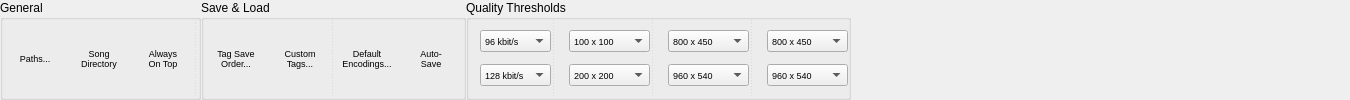
  <widget class="QWidget" name="optionsTab">
   <attribute name="title">
    <string>&amp;Options</string>
   </attribute>
   <layout class="QHBoxLayout" name="horizontalLayout_6">
    <property name="spacing">
     <number>0</number>
    </property>
    <property name="leftMargin">
     <number>0</number>
    </property>
    <property name="topMargin">
     <number>0</number>
    </property>
    <property name="rightMargin">
     <number>0</number>
    </property>
    <property name="bottomMargin">
     <number>0</number>
    </property>
    <item>
     <widget class="QGroupBox" name="groupBox_2">
      <property name="minimumSize">
       <size>
        <width>0</width>
        <height>0</height>
       </size>
      </property>
      <property name="title">
       <string>General</string>
      </property>
      <layout class="QHBoxLayout" name="horizontalLayout_4">
       <property name="spacing">
        <number>0</number>
       </property>
       <property name="leftMargin">
        <number>0</number>
       </property>
       <property name="topMargin">
        <number>0</number>
       </property>
       <property name="rightMargin">
        <number>0</number>
       </property>
       <property name="bottomMargin">
        <number>0</number>
       </property>
       <item>
        <widget class="QToolButton" name="pathsBtn">
         <property name="sizePolicy">
          <sizepolicy hsizetype="Preferred" vsizetype="Preferred">
           <horstretch>0</horstretch>
           <verstretch>0</verstretch>
          </sizepolicy>
         </property>
         <property name="minimumSize">
          <size>
           <width>64</width>
           <height>0</height>
          </size>
         </property>
         <property name="font">
          <font>
           <pointsize>7</pointsize>
          </font>
         </property>
         <property name="toolTip">
          <string>Setup all necessary paths to ensure full application functionality.</string>
         </property>
         <property name="text">
          <string>Paths...</string>
         </property>
         <property name="icon">
          <iconset resource="../resources/UltraStar-Manager.qrc">
           <normaloff>:/types/folder_go.png</normaloff>:/types/folder_go.png</iconset>
         </property>
         <property name="toolButtonStyle">
          <enum>Qt::ToolButtonTextUnderIcon</enum>
         </property>
         <property name="autoRaise">
          <bool>true</bool>
         </property>
        </widget>
       </item>
       <item>
        <widget class="QToolButton" name="baseDirBtn">
         <property name="sizePolicy">
          <sizepolicy hsizetype="Minimum" vsizetype="Preferred">
           <horstretch>0</horstretch>
           <verstretch>0</verstretch>
          </sizepolicy>
         </property>
         <property name="minimumSize">
          <size>
           <width>64</width>
           <height>0</height>
          </size>
         </property>
         <property name="font">
          <font>
           <pointsize>7</pointsize>
          </font>
         </property>
         <property name="text">
          <string>Song
Directory</string>
         </property>
         <property name="icon">
          <iconset resource="../resources/UltraStar-Manager.qrc">
           <normaloff>:/control/folder_note.png</normaloff>:/control/folder_note.png</iconset>
         </property>
         <property name="popupMode">
          <enum>QToolButton::InstantPopup</enum>
         </property>
         <property name="toolButtonStyle">
          <enum>Qt::ToolButtonTextUnderIcon</enum>
         </property>
         <property name="autoRaise">
          <bool>true</bool>
         </property>
        </widget>
       </item>
       <item>
        <widget class="QToolButton" name="onTopChk">
         <property name="sizePolicy">
          <sizepolicy hsizetype="Minimum" vsizetype="Preferred">
           <horstretch>0</horstretch>
           <verstretch>0</verstretch>
          </sizepolicy>
         </property>
         <property name="minimumSize">
          <size>
           <width>64</width>
           <height>0</height>
          </size>
         </property>
         <property name="font">
          <font>
           <pointsize>7</pointsize>
          </font>
         </property>
         <property name="toolTip">
          <string>Let no other window overlap this application.</string>
         </property>
         <property name="text">
          <string>Always
On Top</string>
         </property>
         <property name="icon">
          <iconset resource="../resources/UltraStar-Manager.qrc">
           <normaloff>:/control/applications-blue.png</normaloff>:/control/applications-blue.png</iconset>
         </property>
         <property name="checkable">
          <bool>true</bool>
         </property>
         <property name="toolButtonStyle">
          <enum>Qt::ToolButtonTextUnderIcon</enum>
         </property>
         <property name="autoRaise">
          <bool>true</bool>
         </property>
        </widget>
       </item>
       <item>
        <widget class="Line" name="line_5">
         <property name="styleSheet">
          <string>border: 0;
border-left-width: 1px;
border-left-style: dotted;
border-left-color: #C2C7CB;</string>
         </property>
         <property name="orientation">
          <enum>Qt::Vertical</enum>
         </property>
        </widget>
       </item>
      </layout>
     </widget>
    </item>
    <item>
     <widget class="QGroupBox" name="groupBox_3">
      <property name="minimumSize">
       <size>
        <width>0</width>
        <height>0</height>
       </size>
      </property>
      <property name="title">
       <string>Save &amp;&amp; Load</string>
      </property>
      <layout class="QHBoxLayout" name="horizontalLayout_5">
       <property name="spacing">
        <number>0</number>
       </property>
       <property name="leftMargin">
        <number>0</number>
       </property>
       <property name="topMargin">
        <number>0</number>
       </property>
       <property name="rightMargin">
        <number>0</number>
       </property>
       <property name="bottomMargin">
        <number>0</number>
       </property>
       <item>
        <widget class="QToolButton" name="tagSaveOrder">
         <property name="sizePolicy">
          <sizepolicy hsizetype="Preferred" vsizetype="Preferred">
           <horstretch>0</horstretch>
           <verstretch>0</verstretch>
          </sizepolicy>
         </property>
         <property name="minimumSize">
          <size>
           <width>64</width>
           <height>0</height>
          </size>
         </property>
         <property name="font">
          <font>
           <pointsize>7</pointsize>
          </font>
         </property>
         <property name="toolTip">
          <string>Specify the order in which tags will be saved into the song file.</string>
         </property>
         <property name="text">
          <string>Tag Save
Order...</string>
         </property>
         <property name="icon">
          <iconset resource="../resources/UltraStar-Manager.qrc">
           <normaloff>:/control/tag_disk.png</normaloff>:/control/tag_disk.png</iconset>
         </property>
         <property name="toolButtonStyle">
          <enum>Qt::ToolButtonTextUnderIcon</enum>
         </property>
         <property name="autoRaise">
          <bool>true</bool>
         </property>
        </widget>
       </item>
       <item>
        <widget class="QToolButton" name="customTagsBtn">
         <property name="sizePolicy">
          <sizepolicy hsizetype="Preferred" vsizetype="Preferred">
           <horstretch>0</horstretch>
           <verstretch>0</verstretch>
          </sizepolicy>
         </property>
         <property name="minimumSize">
          <size>
           <width>64</width>
           <height>0</height>
          </size>
         </property>
         <property name="font">
          <font>
           <pointsize>7</pointsize>
          </font>
         </property>
         <property name="toolTip">
          <string>Define your own tags here.</string>
         </property>
         <property name="text">
          <string>Custom
Tags...</string>
         </property>
         <property name="icon">
          <iconset resource="../resources/UltraStar-Manager.qrc">
           <normaloff>:/control/tag_custom.png</normaloff>:/control/tag_custom.png</iconset>
         </property>
         <property name="toolButtonStyle">
          <enum>Qt::ToolButtonTextUnderIcon</enum>
         </property>
         <property name="autoRaise">
          <bool>true</bool>
         </property>
        </widget>
       </item>
       <item>
        <widget class="Line" name="line_4">
         <property name="styleSheet">
          <string>border: 0;
border-left-width: 1px;
border-left-style: dotted;
border-left-color: #C2C7CB;</string>
         </property>
         <property name="frameShadow">
          <enum>QFrame::Plain</enum>
         </property>
         <property name="orientation">
          <enum>Qt::Vertical</enum>
         </property>
        </widget>
       </item>
       <item>
        <widget class="QToolButton" name="defaultEncodingsBtn">
         <property name="sizePolicy">
          <sizepolicy hsizetype="Preferred" vsizetype="Preferred">
           <horstretch>0</horstretch>
           <verstretch>0</verstretch>
          </sizepolicy>
         </property>
         <property name="minimumSize">
          <size>
           <width>64</width>
           <height>0</height>
          </size>
         </property>
         <property name="font">
          <font>
           <pointsize>7</pointsize>
          </font>
         </property>
         <property name="toolTip">
          <string>Specify the default input and output encodings of song files.</string>
         </property>
         <property name="text">
          <string>Default
Encodings...</string>
         </property>
         <property name="icon">
          <iconset resource="../resources/UltraStar-Manager.qrc">
           <normaloff>:/control/encoding.png</normaloff>:/control/encoding.png</iconset>
         </property>
         <property name="popupMode">
          <enum>QToolButton::InstantPopup</enum>
         </property>
         <property name="toolButtonStyle">
          <enum>Qt::ToolButtonTextUnderIcon</enum>
         </property>
         <property name="autoRaise">
          <bool>true</bool>
         </property>
        </widget>
       </item>
       <item>
        <widget class="QToolButton" name="autoSaveBtn">
         <property name="sizePolicy">
          <sizepolicy hsizetype="Preferred" vsizetype="Preferred">
           <horstretch>0</horstretch>
           <verstretch>0</verstretch>
          </sizepolicy>
         </property>
         <property name="minimumSize">
          <size>
           <width>64</width>
           <height>0</height>
          </size>
         </property>
         <property name="font">
          <font>
           <pointsize>7</pointsize>
          </font>
         </property>
         <property name="toolTip">
          <string>Always save a song after each change.</string>
         </property>
         <property name="text">
          <string>Auto-
Save</string>
         </property>
         <property name="icon">
          <iconset resource="../resources/UltraStar-Manager.qrc">
           <normaloff>:/control/auto_save.png</normaloff>:/control/auto_save.png</iconset>
         </property>
         <property name="checkable">
          <bool>true</bool>
         </property>
         <property name="checked">
          <bool>false</bool>
         </property>
         <property name="toolButtonStyle">
          <enum>Qt::ToolButtonTextUnderIcon</enum>
         </property>
         <property name="autoRaise">
          <bool>true</bool>
         </property>
        </widget>
       </item>
      </layout>
     </widget>
    </item>
    <item>
     <widget class="QGroupBox" name="groupBox_14">
      <property name="minimumSize">
       <size>
        <width>0</width>
        <height>0</height>
       </size>
      </property>
      <property name="title">
       <string>Quality Thresholds</string>
      </property>
      <layout class="QHBoxLayout" name="horizontalLayout_21">
       <property name="spacing">
        <number>2</number>
       </property>
       <property name="leftMargin">
        <number>0</number>
       </property>
       <property name="topMargin">
        <number>0</number>
       </property>
       <property name="rightMargin">
        <number>0</number>
       </property>
       <property name="bottomMargin">
        <number>0</number>
       </property>
       <item>
        <layout class="QGridLayout" name="gridLayoutMp3Quality">
         <property name="horizontalSpacing">
          <number>4</number>
         </property>
         <item row="0" column="0">
          <widget class="QLabel" name="mediumMp3QualityLbl">
           <property name="toolTip">
            <string>Specify the minimum bitrate for medium MP3 quality.</string>
           </property>
           <property name="text">
            <string/>
           </property>
           <property name="pixmap">
            <pixmap resource="../resources/UltraStar-Manager.qrc">:/control/mediumMp3Quality.png</pixmap>
           </property>
          </widget>
         </item>
         <item row="1" column="0">
          <widget class="QLabel" name="highMp3QualityLbl">
           <property name="toolTip">
            <string>Specify the minimum bitrate for high MP3 quality.</string>
           </property>
           <property name="text">
            <string/>
           </property>
           <property name="pixmap">
            <pixmap resource="../resources/UltraStar-Manager.qrc">:/control/highMp3Quality.png</pixmap>
           </property>
          </widget>
         </item>
         <item row="1" column="1">
          <widget class="QComboBox" name="highMp3QualityComboBox">
           <property name="font">
            <font>
             <pointsize>7</pointsize>
            </font>
           </property>
           <property name="toolTip">
            <string>Specify the minimum bitrate for high MP3 quality.</string>
           </property>
           <property name="currentIndex">
            <number>1</number>
           </property>
           <item>
            <property name="text">
             <string notr="true">96 kbit/s</string>
            </property>
           </item>
           <item>
            <property name="text">
             <string notr="true">128 kbit/s</string>
            </property>
           </item>
           <item>
            <property name="text">
             <string notr="true">192 kbit/s</string>
            </property>
           </item>
           <item>
            <property name="text">
             <string notr="true">224 kbit/s</string>
            </property>
           </item>
           <item>
            <property name="text">
             <string notr="true">256 kbit/s</string>
            </property>
           </item>
           <item>
            <property name="text">
             <string notr="true">320 kbit/s</string>
            </property>
           </item>
          </widget>
         </item>
         <item row="0" column="1">
          <widget class="QComboBox" name="mediumMp3QualityComboBox">
           <property name="font">
            <font>
             <pointsize>7</pointsize>
            </font>
           </property>
           <property name="toolTip">
            <string>Specify the minimum bitrate for medium MP3 quality.</string>
           </property>
           <property name="currentIndex">
            <number>1</number>
           </property>
           <property name="frame">
            <bool>true</bool>
           </property>
           <item>
            <property name="text">
             <string notr="true">64 kbit/s</string>
            </property>
           </item>
           <item>
            <property name="text">
             <string notr="true">96 kbit/s</string>
            </property>
           </item>
           <item>
            <property name="text">
             <string notr="true">128 kbit/s</string>
            </property>
           </item>
           <item>
            <property name="text">
             <string notr="true">192 kbit/s</string>
            </property>
           </item>
           <item>
            <property name="text">
             <string notr="true">224 kbit/s</string>
            </property>
           </item>
           <item>
            <property name="text">
             <string notr="true">256 kbit/s</string>
            </property>
           </item>
          </widget>
         </item>
        </layout>
       </item>
       <item>
        <widget class="Line" name="line_8">
         <property name="styleSheet">
          <string>border: 0;
border-left-width: 1px;
border-left-style: dotted;
border-left-color: #C2C7CB;</string>
         </property>
         <property name="frameShadow">
          <enum>QFrame::Plain</enum>
         </property>
         <property name="orientation">
          <enum>Qt::Vertical</enum>
         </property>
        </widget>
       </item>
       <item>
        <layout class="QGridLayout" name="gridLayoutCoverQuality">
         <property name="horizontalSpacing">
          <number>4</number>
         </property>
         <item row="0" column="0">
          <widget class="QLabel" name="mediumCoverQualityLbl">
           <property name="toolTip">
            <string>Specify the minimum resolution for medium cover quality.</string>
           </property>
           <property name="text">
            <string/>
           </property>
           <property name="pixmap">
            <pixmap resource="../resources/UltraStar-Manager.qrc">:/control/mediumCoverQuality.png</pixmap>
           </property>
          </widget>
         </item>
         <item row="0" column="1">
          <widget class="QComboBox" name="mediumCoverQualityComboBox">
           <property name="font">
            <font>
             <pointsize>7</pointsize>
            </font>
           </property>
           <property name="toolTip">
            <string>Specify the minimum resolution for medium cover quality.</string>
           </property>
           <property name="currentIndex">
            <number>0</number>
           </property>
           <item>
            <property name="text">
             <string notr="true">100 x 100</string>
            </property>
           </item>
           <item>
            <property name="text">
             <string notr="true">200 x 200</string>
            </property>
           </item>
           <item>
            <property name="text">
             <string notr="true">300 x 300</string>
            </property>
           </item>
           <item>
            <property name="text">
             <string notr="true">400 x 400</string>
            </property>
           </item>
           <item>
            <property name="text">
             <string>500 x 500</string>
            </property>
           </item>
           <item>
            <property name="text">
             <string>600 x 600</string>
            </property>
           </item>
           <item>
            <property name="text">
             <string>700 x 700</string>
            </property>
           </item>
           <item>
            <property name="text">
             <string>800 x 800</string>
            </property>
           </item>
           <item>
            <property name="text">
             <string>900 x 900</string>
            </property>
           </item>
           <item>
            <property name="text">
             <string>1000 x 1000</string>
            </property>
           </item>
           <item>
            <property name="text">
             <string>1100 x 1100</string>
            </property>
           </item>
          </widget>
         </item>
         <item row="1" column="0">
          <widget class="QLabel" name="highCoverQualityLbl">
           <property name="toolTip">
            <string>Specify the minimum resolution for high cover quality.</string>
           </property>
           <property name="text">
            <string/>
           </property>
           <property name="pixmap">
            <pixmap resource="../resources/UltraStar-Manager.qrc">:/control/highCoverQuality.png</pixmap>
           </property>
          </widget>
         </item>
         <item row="1" column="1">
          <widget class="QComboBox" name="highCoverQualityComboBox">
           <property name="font">
            <font>
             <pointsize>7</pointsize>
            </font>
           </property>
           <property name="toolTip">
            <string>Specify the minimum resolution for high cover quality.</string>
           </property>
           <property name="currentIndex">
            <number>0</number>
           </property>
           <item>
            <property name="text">
             <string notr="true">200 x 200</string>
            </property>
           </item>
           <item>
            <property name="text">
             <string notr="true">300 x 300</string>
            </property>
           </item>
           <item>
            <property name="text">
             <string notr="true">400 x 400</string>
            </property>
           </item>
           <item>
            <property name="text">
             <string notr="true">500 x 500</string>
            </property>
           </item>
           <item>
            <property name="text">
             <string>600 x 600</string>
            </property>
           </item>
           <item>
            <property name="text">
             <string>700 x 700</string>
            </property>
           </item>
           <item>
            <property name="text">
             <string>800 x 800</string>
            </property>
           </item>
           <item>
            <property name="text">
             <string>900 x 900</string>
            </property>
           </item>
           <item>
            <property name="text">
             <string>1000 x 1000</string>
            </property>
           </item>
           <item>
            <property name="text">
             <string>1100 x 1100</string>
            </property>
           </item>
           <item>
            <property name="text">
             <string>1200 x 1200</string>
            </property>
           </item>
          </widget>
         </item>
        </layout>
       </item>
       <item>
        <widget class="Line" name="line_9">
         <property name="styleSheet">
          <string>border: 0;
border-left-width: 1px;
border-left-style: dotted;
border-left-color: #C2C7CB;</string>
         </property>
         <property name="frameShadow">
          <enum>QFrame::Plain</enum>
         </property>
         <property name="orientation">
          <enum>Qt::Vertical</enum>
         </property>
        </widget>
       </item>
       <item>
        <layout class="QGridLayout" name="gridLayoutBackgroundQuality">
         <property name="horizontalSpacing">
          <number>4</number>
         </property>
         <item row="0" column="0">
          <widget class="QLabel" name="mediumBackgroundQualityLbl">
           <property name="toolTip">
            <string>Specify the minimum resolution for medium background quality.</string>
           </property>
           <property name="text">
            <string/>
           </property>
           <property name="pixmap">
            <pixmap resource="../resources/UltraStar-Manager.qrc">:/control/mediumBackgroundQuality.png</pixmap>
           </property>
          </widget>
         </item>
         <item row="0" column="1">
          <widget class="QComboBox" name="mediumBackgroundQualityComboBox">
           <property name="font">
            <font>
             <pointsize>7</pointsize>
            </font>
           </property>
           <property name="toolTip">
            <string>Specify the minimum resolution for medium background quality.</string>
           </property>
           <property name="currentIndex">
            <number>0</number>
           </property>
           <item>
            <property name="text">
             <string notr="true">800 x 450</string>
            </property>
           </item>
           <item>
            <property name="text">
             <string notr="true">960 x 540</string>
            </property>
           </item>
           <item>
            <property name="text">
             <string notr="true">1280 x 720</string>
            </property>
           </item>
           <item>
            <property name="text">
             <string notr="true">1600 x 900</string>
            </property>
           </item>
           <item>
            <property name="text">
             <string>1920 x 1080</string>
            </property>
           </item>
           <item>
            <property name="text">
             <string>2540 x 1440</string>
            </property>
           </item>
           <item>
            <property name="text">
             <string>3200 x 1800</string>
            </property>
           </item>
          </widget>
         </item>
         <item row="1" column="0">
          <widget class="QLabel" name="highBackgroundQualityLbl">
           <property name="toolTip">
            <string>Specify the minimum resolution for high background quality.</string>
           </property>
           <property name="text">
            <string/>
           </property>
           <property name="pixmap">
            <pixmap resource="../resources/UltraStar-Manager.qrc">:/control/highBackgroundQuality.png</pixmap>
           </property>
          </widget>
         </item>
         <item row="1" column="1">
          <widget class="QComboBox" name="highBackgroundQualityComboBox">
           <property name="font">
            <font>
             <pointsize>7</pointsize>
            </font>
           </property>
           <property name="toolTip">
            <string>Specify the minimum resolution for high background quality.</string>
           </property>
           <property name="currentIndex">
            <number>0</number>
           </property>
           <item>
            <property name="text">
             <string notr="true">960 x 540</string>
            </property>
           </item>
           <item>
            <property name="text">
             <string notr="true">1280 x 720</string>
            </property>
           </item>
           <item>
            <property name="text">
             <string notr="true">1600 x 900</string>
            </property>
           </item>
           <item>
            <property name="text">
             <string notr="true">1920 x 1080</string>
            </property>
           </item>
           <item>
            <property name="text">
             <string>2560 x 1440</string>
            </property>
           </item>
           <item>
            <property name="text">
             <string>3200 x 1800</string>
            </property>
           </item>
           <item>
            <property name="text">
             <string>3840 x 2160</string>
            </property>
           </item>
          </widget>
         </item>
        </layout>
       </item>
       <item>
        <widget class="Line" name="line_10">
         <property name="styleSheet">
          <string>border: 0;
border-left-width: 1px;
border-left-style: dotted;
border-left-color: #C2C7CB;</string>
         </property>
         <property name="frameShadow">
          <enum>QFrame::Plain</enum>
         </property>
         <property name="orientation">
          <enum>Qt::Vertical</enum>
         </property>
        </widget>
       </item>
       <item>
        <layout class="QGridLayout" name="gridLayoutVideoQuality">
         <property name="horizontalSpacing">
          <number>4</number>
         </property>
         <item row="0" column="0">
          <widget class="QLabel" name="mediumVideoQualityLbl">
           <property name="toolTip">
            <string>Specify the minimum resolution for medium video quality.</string>
           </property>
           <property name="text">
            <string/>
           </property>
           <property name="pixmap">
            <pixmap resource="../resources/UltraStar-Manager.qrc">:/control/mediumVideoQuality.png</pixmap>
           </property>
          </widget>
         </item>
         <item row="0" column="1">
          <widget class="QComboBox" name="mediumVideoQualityComboBox">
           <property name="font">
            <font>
             <pointsize>7</pointsize>
            </font>
           </property>
           <property name="toolTip">
            <string>Specify the minimum resolution for medium video quality.</string>
           </property>
           <property name="currentIndex">
            <number>0</number>
           </property>
           <item>
            <property name="text">
             <string notr="true">800 x 450</string>
            </property>
           </item>
           <item>
            <property name="text">
             <string notr="true">960 x 540</string>
            </property>
           </item>
           <item>
            <property name="text">
             <string notr="true">1280 x 720</string>
            </property>
           </item>
           <item>
            <property name="text">
             <string notr="true">1600 x 900</string>
            </property>
           </item>
           <item>
            <property name="text">
             <string notr="true">1920 x 1080</string>
            </property>
           </item>
           <item>
            <property name="text">
             <string notr="true">2540 x 1440</string>
            </property>
           </item>
           <item>
            <property name="text">
             <string notr="true">3200 x 1800</string>
            </property>
           </item>
          </widget>
         </item>
         <item row="1" column="0">
          <widget class="QLabel" name="highVideoQualityLbl">
           <property name="toolTip">
            <string>Specify the minimum resolution for high video quality.</string>
           </property>
           <property name="text">
            <string/>
           </property>
           <property name="pixmap">
            <pixmap resource="../resources/UltraStar-Manager.qrc">:/control/highVideoQuality.png</pixmap>
           </property>
          </widget>
         </item>
         <item row="1" column="1">
          <widget class="QComboBox" name="highVideoQualityComboBox">
           <property name="font">
            <font>
             <pointsize>7</pointsize>
            </font>
           </property>
           <property name="toolTip">
            <string>Specify the minimum resolution for high video quality.</string>
           </property>
           <property name="currentIndex">
            <number>0</number>
           </property>
           <item>
            <property name="text">
             <string notr="true">960 x 540</string>
            </property>
           </item>
           <item>
            <property name="text">
             <string notr="true">1280 x 720</string>
            </property>
           </item>
           <item>
            <property name="text">
             <string notr="true">1600 x 900</string>
            </property>
           </item>
           <item>
            <property name="text">
             <string notr="true">1920 x 1080</string>
            </property>
           </item>
           <item>
            <property name="text">
             <string notr="true">2560 x 1440</string>
            </property>
           </item>
           <item>
            <property name="text">
             <string notr="true">3200 x 1800</string>
            </property>
           </item>
           <item>
            <property name="text">
             <string notr="true">3840 x 2160</string>
            </property>
           </item>
          </widget>
         </item>
        </layout>
       </item>
      </layout>
     </widget>
    </item>
    <item>
     <spacer name="horizontalSpacer_3">
      <property name="orientation">
       <enum>Qt::Horizontal</enum>
      </property>
      <property name="sizeHint" stdset="0">
       <size>
        <width>499</width>
        <height>20</height>
       </size>
      </property>
     </spacer>
    </item>
   </layout>
  </widget>
